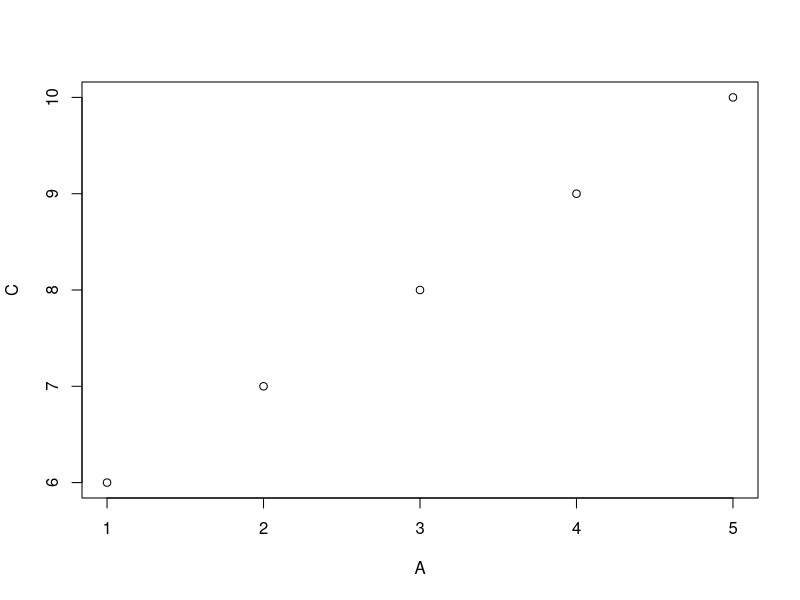
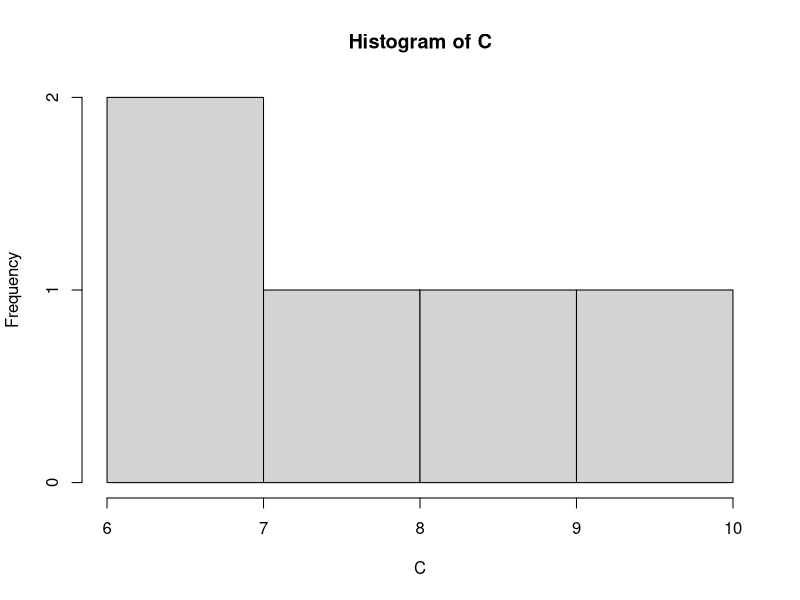

Generate these figures, in order, with R:
library(data.table)

# Create my_first_data_table
# Create a data.table my_first_data_table with a 
# column x = c("a", "b", "c", "d", "e") and a column y = c(1, 2, 3, 4, 5) . Use the function data.table() .

my_first_data_table <- data.table(x = letters[1:5],
								  y = 1:5)

my_first_data_table

# Create a data.table using recycling
# Create a two-column data.table DT that contains the four 
# integers 1, 2, 1 and 2 in the first column a and the letters A, B, C and D in the 
# second column b. Use recycling so that the contents of a will be automatically used twice. 
# Note that LETTERS[1] returns "A", LETTERS[2] returns "B", and so on.

DT <- data.table(a = c(1:2, 1:2), b = LETTERS[1:4])

# Print the third row to the console
DT[3]

# Print the second and third row to the console without using commas
DT[2:3]

# Print the second to last row of DT using .N
DT[.N - 1]

# Print the column names of DT
colnames(DT)

# Print the number or rows and columns of DT
dim(DT)

# Print a new data.table containing rows 2, 2, and 3 of DT
DT[c(2, 2, 3)]

DT <- data.table(A = 1:5, B = letters[1:5], C = 6:10)

DT[, .(Total = sum(A), Average = mean(C))]

DT[, .(B, C = sum(C))]

# plot DT
DT[, plot(A, C)]

DT[, {
	print(A)
	hist(C)
	NULL
}]

# Subset rows 1 and 3, and columns B and C
DT[c(1, 3), .(B, C)]

# Assign to ans the correct value
ans <- DT[, .(B, val = A * C)]

# Fill in the blanks such that ans2 equals target
target <- data.table(B = c("a", "b", "c", "d", "e", "a", "b", "c", "d", "e"),
					 val = as.integer(c(6:10, 1:5)))

ans2 <- DT[, .(B, val = as.integer(c(6:10, 1:5)))]


# Convert iris to a data.table: DT
irisDT <- as.data.table(iris)

# For each Species, print the mean Sepal.Length
irisDT[, mean(Sepal.Length), by = Species]

# Print mean Sepal.Length, grouping by first letter of Species
irisDT[, mean(Sepal.Length), by = substr(Species, 0, 1)]

# data.table version of iris: DT
DT <- as.data.table(iris)

# Group the specimens by Sepal area (to the nearest 10 cm2) and count how many occur in each group
DT[, .N, by = 10 * round((Sepal.Length * Sepal.Width) / 10)]

# Now name the output columns `Area` and `Count`
DT[, .(Count = .N), by = .(Area = 10 * round((Sepal.Length * Sepal.Width) / 10))]


# Create a new data.table DT2 with 3 columns, A, B and C, where C is the cumulative sum of the C column of DT. Call the cumsum() function in the j argument, and group by .(A, B)(i.e. both columns A and B) .
# Select from DT2 the last two values of C using the tail() function, and assign that to column C while
# you group by A alone. Make sure the column names don 't change.

# Create the data.table DT
set.seed(1L)
DT <- data.table(A = rep(letters[2:1], each = 4L),
				 B = rep(1:4, each = 2L),
				 C = sample(8))

# Create the new data.table, DT2
#Create a new data.table DT2 with 3 columns, A, B and C, where C is the 
# cumulative sum of the C column of DT. Call the cumsum() function in the j argument, 
# and group by .(A, B) (i.e. both columns A and B).
DT
DT2 <- DT[, .(C = cumsum(C)), by = .(A, B)]

# Select from DT2 the last two values from C while you group by A

# Select from DT2 the last two values of C using the tail() function, and assign that to column C while
# you group by A alone. Make sure the column names don 't change.

DT2[, .(C = tail(C,2) ), by = A]
